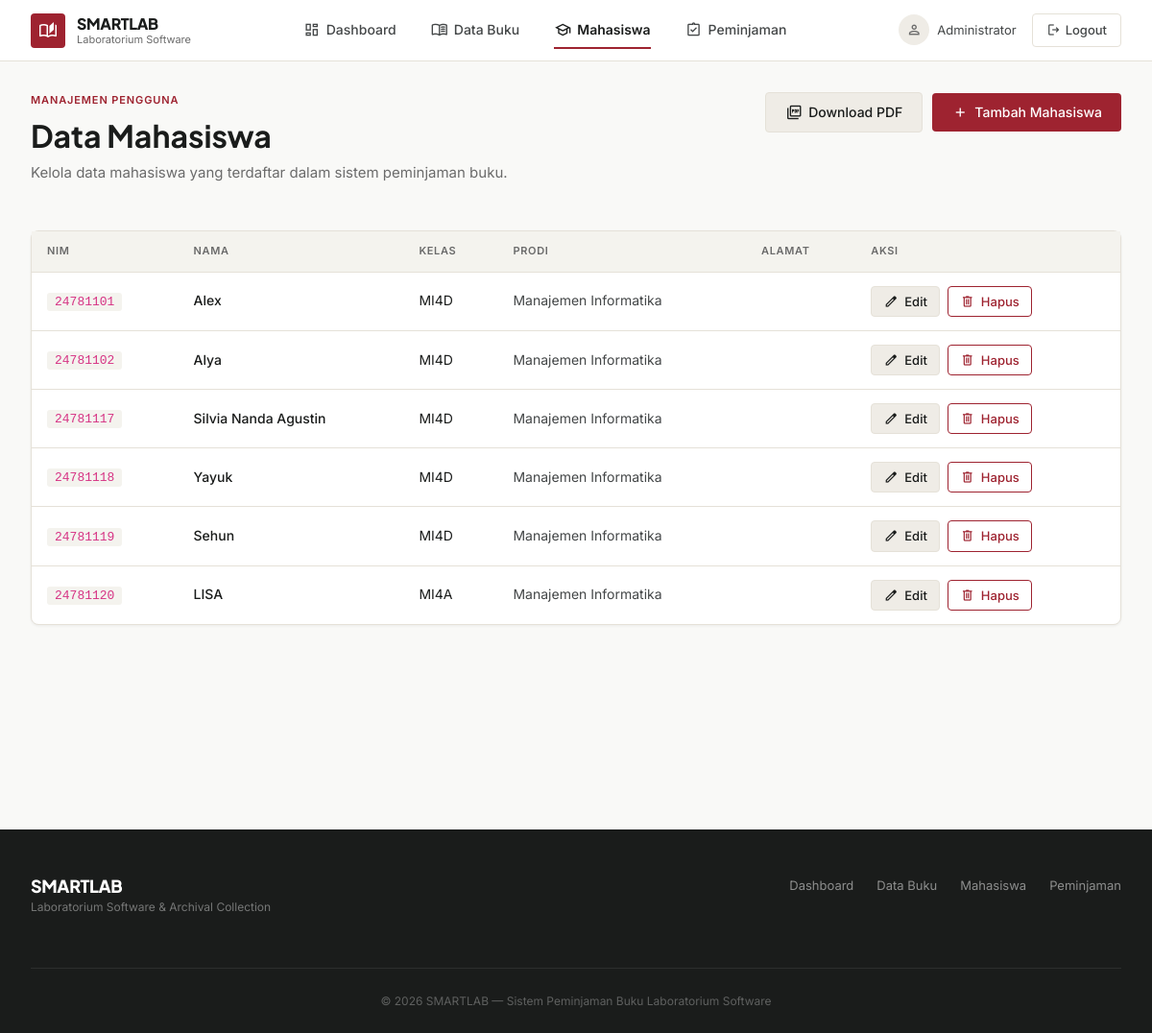
Screenshot of /mahasiswa/index.php (signed in) with the database file from the repository.
### tables this page shows
CREATE TABLE `mahasiswa` (
  `nim` varchar(15) NOT NULL,
  `nama` varchar(100) NOT NULL,
  `kelas` varchar(20) DEFAULT NULL,
  `prodi` varchar(100) DEFAULT NULL,
  `alamat` text DEFAULT NULL,
  `created_at` timestamp NOT NULL DEFAULT current_timestamp()
);

### mahasiswa/index.php (the view, shortened to what this page needs)
<?php
require '../config/koneksi.php';
$data = mysqli_query(
    $koneksi,
    "SELECT * FROM mahasiswa ORDER BY nim ASC"
);
?>
<!DOCTYPE html>
<html lang="id">
<head>
<?php include "../includes/header.php"; ?>
</head>
<body>
<div class="sl-container">
    <div class="sl-page-header" style="display: flex; justify-content: space-between; align-items: flex-start; flex-wrap: wrap; gap: 16px;">
        <div>
            <div class="sl-page-eyebrow">Manajemen Pengguna</div>
            <h1 class="sl-page-title">Data Mahasiswa</h1>
            <p class="sl-page-desc">Kelola data mahasiswa yang terdaftar dalam sistem peminjaman buku.</p>
        </div>
        <div class="sl-page-actions">
            <a href="../laporan/pdf/cetak_mahasiswa.php" target="_blank" class="sl-btn sl-btn-secondary">
                <span class="material-symbols-outlined" aria-hidden="true">picture_as_pdf</span>
                Download PDF
            </a>
            <a href="tambah.php" class="sl-btn sl-btn-primary">
                <span class="material-symbols-outlined" aria-hidden="true">add</span>
                Tambah Mahasiswa
            </a>
        </div>
    </div>
    <div class="sl-card">
        <div class="sl-card-body" style="padding: 0;">
            <div class="sl-table-wrap">
                <table class="sl-table">
                    <thead>
                        <tr>
                            <th>NIM</th>
                            <th>Nama</th>
                            <th>Kelas</th>
                            <th>Prodi</th>
                            <th>Alamat</th>
                            <th>Aksi</th>
                        </tr>
                    </thead>
                    <tbody>
                    <?php if(mysqli_num_rows($data) > 0): ?>
                    <?php while($row = mysqli_fetch_assoc($data)) : ?>
                        <tr>
                            <td><code style="background: var(--bg-secondary); padding: 2px 8px; border-radius: 3px; font-size: 13px;"><?= $row['nim']; ?></code></td>
                            <td style="font-weight: 500;"><?= $row['nama']; ?></td>
                            <td><?= $row['kelas']; ?></td>
                            <td style="color: var(--text-secondary);"><?= $row['prodi']; ?></td>
                            <td style="color: var(--text-secondary);"><?= $row['alamat']; ?></td>
                            <td>
                                <div class="sl-actions">
                                    <a
                                        href="edit.php?nim=<?= $row['nim']; ?>"
                                        class="sl-btn sl-btn-secondary sl-btn-sm"
                                        aria-label="Edit <?= $row['nama']; ?>">
                                        <span class="material-symbols-outlined" aria-hidden="true">edit</span>
                                        Edit
                                    </a>
                                    <a
                                        href="hapus.php?nim=<?= $row['nim']; ?>"
                                        class="sl-btn sl-btn-destructive sl-btn-sm"
                                        onclick="return confirm('Yakin ingin menghapus data ini?')"
                                        aria-label="Hapus <?= $row['nama']; ?>">
                                        <span class="material-symbols-outlined" aria-hidden="true">delete</span>
                                        Hapus
                                    </a>
                                </div>
                            </td>
                        </tr>
                    <?php endwhile; ?>
                    <?php endif; ?>
                    </tbody>
                </table>
            </div>
        </div>
    </div>
</div>
<?php include "../includes/footer.php"; ?>
</body>
</html>

### includes/header.php (shortened to what this page needs)
<?php
$current_page = basename(dirname($_SERVER['PHP_SELF']));
?>
<link href="https://cdn.jsdelivr.net/npm/bootstrap@5.3.3/dist/css/bootstrap.min.css" rel="stylesheet">
<link href="../assets/css/smartlab.css" rel="stylesheet">
<nav class="sl-navbar" role="navigation" aria-label="Main navigation">
    <div class="sl-navbar-inner">
        <a href="../dashboard/" class="sl-brand" aria-label="SMARTLAB Home">
            <div class="sl-brand-icon">
                <span class="material-symbols-outlined" aria-hidden="true">auto_stories</span>
            </div>
            <div class="sl-brand-text">
                <span class="sl-brand-name">SMARTLAB</span>
                <span class="sl-brand-sub">Laboratorium Software</span>
            </div>
        </a>
        <ul class="sl-nav-links">
            <li><a href="../dashboard/" class="<?= $current_page == 'dashboard' ? 'active' : '' ?>">
                <span class="material-symbols-outlined" aria-hidden="true">dashboard</span> Dashboard
            </a></li>
            <li><a href="../buku/" class="<?= $current_page == 'buku' ? 'active' : '' ?>">
                <span class="material-symbols-outlined" aria-hidden="true">menu_book</span> Data Buku
            </a></li>
            <li><a href="../mahasiswa/" class="<?= $current_page == 'mahasiswa' ? 'active' : '' ?>">
                <span class="material-symbols-outlined" aria-hidden="true">school</span> Mahasiswa
            </a></li>
            <li><a href="../peminjaman/" class="<?= $current_page == 'peminjaman' ? 'active' : '' ?>">
                <span class="material-symbols-outlined" aria-hidden="true">assignment_turned_in</span> Peminjaman
            </a></li>
        </ul>
        <div class="sl-nav-right">
            <?php if(isset($_SESSION['nama'])): ?>
            <div class="sl-admin-info">
                <div class="sl-admin-avatar">
                    <span class="material-symbols-outlined" aria-hidden="true">person</span>
                </div>
                <span><?= $_SESSION['nama']; ?></span>
            </div>
            <?php endif; ?>
            <a href="../auth/logout.php" class="sl-btn-logout" aria-label="Logout">
                <span class="material-symbols-outlined" aria-hidden="true">logout</span> Logout
            </a>
        </div>
    </div>
</nav>
<div class="sl-main">

### includes/footer.php (shortened to what this page needs)
<footer class="sl-footer" role="contentinfo">
    <div class="sl-footer-inner">
        <div class="sl-footer-brand">
            <div class="sl-brand-name">SMARTLAB</div>
            <div class="sl-brand-sub">Laboratorium Software &amp; Archival Collection</div>
        </div>
        <nav class="sl-footer-nav" aria-label="Footer navigation">
            <a href="../dashboard/">Dashboard</a>
            <a href="../buku/">Data Buku</a>
            <a href="../mahasiswa/">Mahasiswa</a>
            <a href="../peminjaman/">Peminjaman</a>
        </nav>
        <div class="sl-footer-copy">
            &copy; <?= date('Y'); ?> SMARTLAB — Sistem Peminjaman Buku Laboratorium Software
        </div>
    </div>
</footer>

### rows the page displays
mahasiswa: nim "24781101", nama "Alex", kelas "MI4D", prodi "Manajemen Informatika"
mahasiswa: nim "24781102", nama "Alya", kelas "MI4D", prodi "Manajemen Informatika"
mahasiswa: nim "24781117", nama "Silvia Nanda Agustin", kelas "MI4D", prodi "Manajemen Informatika"
mahasiswa: nim "24781118", nama "Yayuk", kelas "MI4D", prodi "Manajemen Informatika"
mahasiswa: nim "24781119", nama "Sehun", kelas "MI4D", prodi "Manajemen Informatika"
mahasiswa: nim "24781120", nama "LISA", kelas "MI4A", prodi "Manajemen Informatika"

### other values shown
$_SESSION['nama'] "Administrator"
